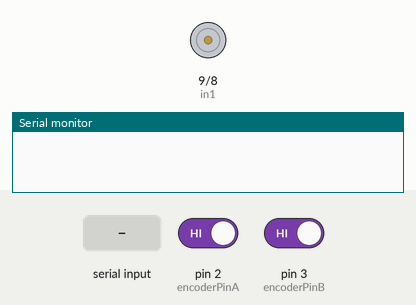
A sketch run on a simulated Arduino Uno, built with avr-gcc and run on an emulated ATmega328P. On the bench: motor-driver pin pairs drawn as motors (green arrow = first pin HIGH = forward, orange = second pin HIGH = backward, longer = more drive, scaled by the enable pin), the last lines printed to the serial monitor. The inputs (shaded band) are chosen by the test bench; at power-on: pin 2 (encoderPinA) HIGH, pin 3 (encoderPinB) HIGH.

Above: at 1.2 s.
1.3 s: "r90\n" received over Serial
2.8 s: "s90\n" received over Serial
At 3.4 s:
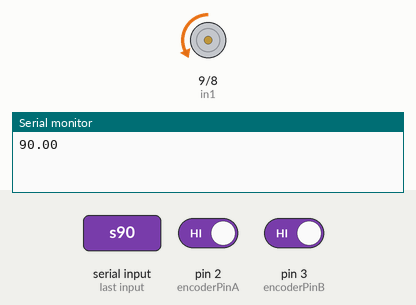
4.3 s: byte 118 ('v') received over Serial
At 5.5 s:
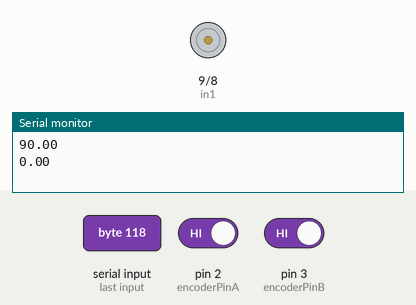
5.8 s: "s90\n" received over Serial
At 6.8 s:
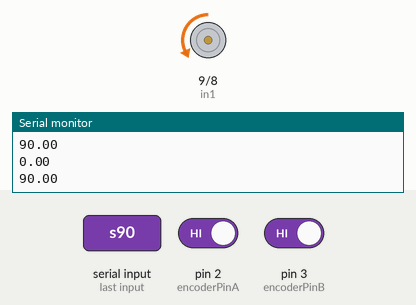
7.3 s: byte 101 ('e') received over Serial
At 7.6 s:
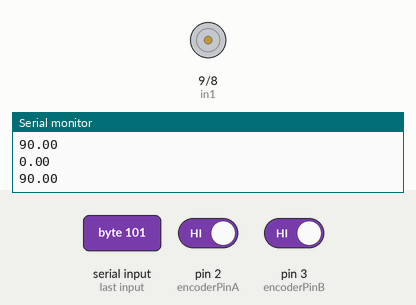
8.8 s: "r,45\n" received over Serial
At 10.0 s:
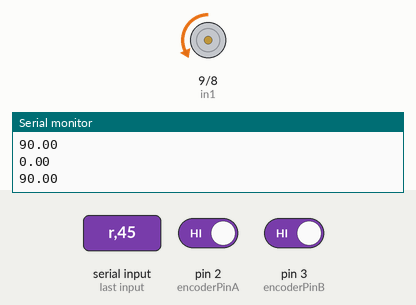
Timing chart, 0 to 11.3 s (numbered marks = the images above; inputs shaded):
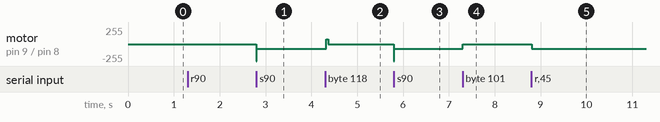

Measured:
- after the input at 2.8 s, motor on pin 9 (in1) / pin 8 (in2): stopped → backward 70/255 at once
- after the input at 4.3 s, motor on pin 9 (in1) / pin 8 (in2): backward 70/255 → stopped at once
- after the input at 5.8 s, motor on pin 9 (in1) / pin 8 (in2): stopped → backward 70/255 at once
- after the input at 7.3 s, motor on pin 9 (in1) / pin 8 (in2): backward 70/255 → stopped at once
- after the input at 8.8 s, motor on pin 9 (in1) / pin 8 (in2): stopped → backward 70/255 at once

The sketch:

readEncoder.ino
```cpp
#include <Arduino.h>
#include <TimerOne.h> // Thư viện TimerOne

// Chọn chân cho encoder
const int encoderPinA = 2;  // Chân CLK hoặc A
const int encoderPinB = 3;  // Chân DT hoặc B

//Khai báo chân tín hiệu motor A
int enA = 11;
int in1 = 9;
int in2 = 8;

//Khai báo chân tín hiệu cho motor B


int velocity;

// Biến
volatile long pulseCount = 0;
int previousEncoderState = 0;
volatile int PosCnt = 0;
volatile int CntVel = 0;

const int N = 1980;  // Số xung mỗi vòng quay
const unsigned long updateInterval = 5000;  // Cập nhật vận tốc mỗi giây (đơn vị micro giây)
unsigned long previousMillis = 0;

bool run = false;

float CurPos = 0;
float CurVel = 0;
float DesiredPos = 0;
float DesiredSpeed = 0;

float sampletime = 0.005;
float Kb = 21.50537634;
float alpha = 0.485;

int pwm;

void setup() {

  //Timer1.initialize(updateInterval); // Khởi tạo Timer 1 với chu kỳ 0.005 giây
  //Timer1.attachInterrupt(timerCallback); // Gắn hàm callback cho timer

  // Khởi tạo chân của encoder là INPUT_PULLUP để sử dụng résistor pull-up nội bộ
  pinMode(encoderPinA, INPUT_PULLUP);
  pinMode(encoderPinB, INPUT_PULLUP);

  pinMode(enA, OUTPUT);
  pinMode(in1, OUTPUT);
  pinMode(in2, OUTPUT);

  // Khởi tạo kết nối Serial để hiển thị giá trị xung
  Serial.begin(115200);
  Serial.setTimeout(10); // Đặt timeout (ms) cho Serial để đọc dữ liệu từ Serial Monitor. Không set thì mặt định là 1s, tối thiểu 1ms


  // Sử dụng interrupts để đọc encoder
  attachInterrupt(digitalPinToInterrupt(encoderPinA), handleEncoder, CHANGE);
  attachInterrupt(digitalPinToInterrupt(encoderPinB), handleEncoder, CHANGE);
}

void loop() {

  plotGraph1();
  plotGraph() ;
  // Hiển thị giá trị xung trên Serial Monitor
  //Serial.print("Pulse Count: ");
  //Serial.println(pulseCount);

  // Kiểm tra xem có dữ liệu đến trên cổng Serial không
  if (Serial.available() > 0) {
    // Đọc dữ liệu từ cổng UART
    char receivedChar = Serial.read();

    switch (receivedChar) {
      case 'e':
        run = false; // Dừng động cơ
        break;
      case 'r':
        run = true; // Cho phép động cơ chạy
        break;
      case 'v':
        // Đọc dữ liệu vị trí mong muốn
        if (run == true) {
          String inputString = Serial.readStringUntil('\0'); // Đọc dữ liệu sau 'v' cho tới kí tự null
          DesiredSpeed = inputString.toInt(); // Chuyển đổi thành số nguyên (rpm)
          //Serial.println(DesiredSpeed); // In ra màn hình giá trị của velocity
        }
      case 's':
        // Đọc dữ liệu vị trí mong muốn
        if (run == true) {
          String inputString = Serial.readStringUntil('\n'); // Đọc dữ liệu sau 'v' cho tới kí tự xuống dòng (println)
          DesiredPos = inputString.toInt(); // Chuyển đổi thành số nguyên (rad)
          Serial.println(DesiredPos); // In ra màn hình giá trị của velocity
        }
        break;
        break;
      default:
        // Xử lý dữ liệu khác nếu cần
        break;
    }
  }
}

void handleEncoder() {
  // Đọc trạng thái của chân encoder A và B
  int encoderStateA = digitalRead(encoderPinA);
  int encoderStateB = digitalRead(encoderPinB);

  // Kết hợp hai trạng thái để xác định hướng quay
  int encoderState = (encoderStateA << 1) | encoderStateB;

  // Xác định hướng quay
  if (encoderState != previousEncoderState) {
    if ((previousEncoderState == 1 && encoderState == 0) || (previousEncoderState == 3 && encoderState == 1) || (previousEncoderState == 0 && encoderState == 2) || (previousEncoderState == 2 && encoderState == 3)) {
      // Quay phải (tăng)
      pulseCount++;
    } else  {
      // Quay trái (giảm)
      pulseCount--;
    }
    previousEncoderState = encoderState;
    CntVel++;
    if (pulseCount>=1980) {
      pulseCount = 0;
      PosCnt++;
    }
    else if	(pulseCount<=-1980) {
      pulseCount = 0;
      PosCnt--;
    }
  }
}

float PID(float Desired, float Current, float p, float i, float d) {
	static float err_p = 0;
	static float iterm_p = 0;
	static float err_sat = 0;
	static float dterm_f_p = 0;

	float err, err_windup;
	float pterm, dterm, dterm_f, iterm;
	float pidterm, pid_sat;
	int16_t pidout;

	int HILIM = 255;
  int LOLIM = -255;

	err = Desired - Current  ;

  pterm = p*err;

	dterm  = d*(err-err_p)/sampletime;

  dterm_f = alpha*dterm + (1-alpha)*dterm_f_p;

	iterm = iterm_p + i*err*sampletime;

	err_p = err;
	iterm_p = iterm;
  dterm_f_p = dterm_f;

	pidout = pterm + dterm_f + iterm;

  if (pidout > HILIM) {
    pidout = HILIM;
  }
  else if (pidout < LOLIM) {
    pidout = LOLIM;
  }
  else {
    if (pidout > 0) {
      pidout = 70;
    }
    else if (pidout < 0) {
      pidout = -70;
    }
  }
	return pidout;
}

void motorDrive(float pwm) {
  if (run == true) {

    if (pwm > 0) {
      digitalWrite(in1, LOW);
      digitalWrite(in2, HIGH);
      analogWrite(enA, pwm);
      //
    }
    else if (pwm < 0) {
      digitalWrite(in1, HIGH);
      digitalWrite(in2, LOW);
      analogWrite(enA, -pwm);
      //
    }
    else {
      digitalWrite(in1, HIGH);
      digitalWrite(in2, LOW);
      analogWrite(enA, 0);
    }


  }
  else {
    digitalWrite(in1, LOW);
    digitalWrite(in2, HIGH);
    analogWrite(enA, 0);
  }

}


void timerCallback() {

    //vị trí hiện tại
  CurPos = PosCnt * 2 *3.14 + pulseCount * 2 * 3.14 / 1980;	 // rad

  // Tính số lượng xung mỗi giây
  float frequency = (float)CntVel / 0.005;

  // Tính RPM
  CurVel = (frequency / N) * 60;

  // Hiển thị RPM trên Serial Monitor

  //Serial.println(RPM);
  //Serial.println(run);
  //Serial.println(DesiredSpeed);
  // Đặt lại pulseCount để tính lại RPM cho khoảng thời gian tiếp theo
  CntVel = 0;

  pwm = PID(DesiredPos,CurPos,1.150878385,0,0.053515845); // điều khiển vận tốc

  motorDrive(pwm);
}

void plotGraph1() {
  unsigned long currentMillis = millis();

  if (currentMillis - previousMillis >= 50) { // 50ms
    previousMillis = currentMillis;

    if (run == true) {
      Serial.print("P");
      Serial.println(CurPos);
    }
  }
}

void plotGraph() {
  unsigned long currentMillis = millis();

  if (currentMillis - previousMillis >= 5) { // 50ms
    previousMillis = currentMillis;

    CurPos = PosCnt * 2 *3.14 + pulseCount * 2 * 3.14 / 1980;	 // rad

      // Tính số lượng xung mỗi giây
      float frequency = (float)CntVel / 0.005;

      // Tính RPM
      CurVel = (frequency / N) * 60;

      // Hiển thị RPM trên Serial Monitor

      //Serial.println(RPM);
      //Serial.println(run);
      //Serial.println(DesiredSpeed);
      // Đặt lại pulseCount để tính lại RPM cho khoảng thời gian tiếp theo
      CntVel = 0;

      pwm = PID(DesiredPos,CurPos,1.150878385,0,0.053515845); // điều khiển vận tốc

      motorDrive(pwm);
  }
}
```
